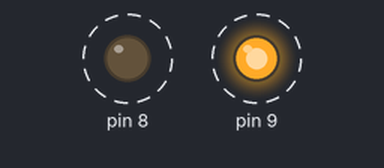
The sketch below on a simulated Arduino Uno, built with avr-gcc and run on an emulated ATmega328P. Shown: output pins drawn as LEDs (lit = HIGH). Dashed ring = blinking.

Above: at 0.1 s.
Timing chart, 0 to 3.0 s (numbered marks = the images above):
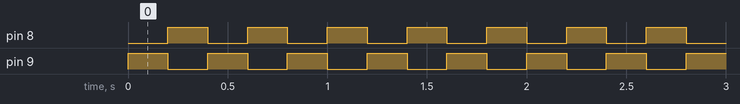

The sketch:

sketch_oct14a.ino
```cpp
void setup() {
  // put your setup code here, to run once:
  pinMode(9, OUTPUT);
  pinMode(8, OUTPUT);

}

void loop() {
  // put your main code here, to run repeatedly:

  digitalWrite(9, HIGH);
  delay(200);
  digitalWrite(9, LOW);
  digitalWrite(8, HIGH);
  delay(200);
  digitalWrite(8, LOW);

}
```

Measured:
- by itself, pin 8, pin 9: alternates HIGH for 0.20 s and LOW for 0.20 s
